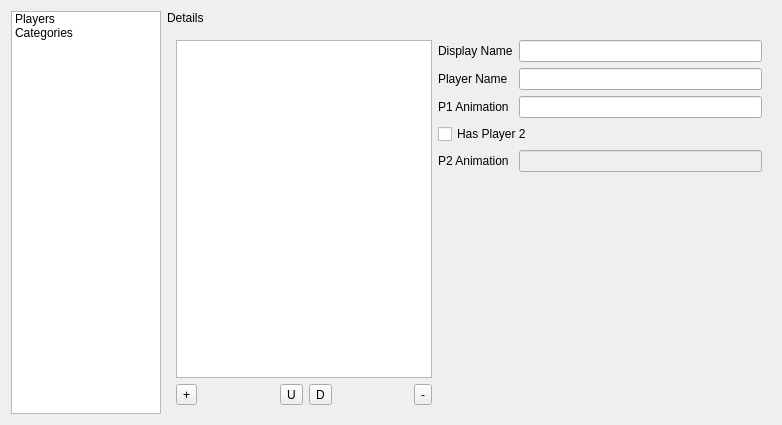
<?xml version="1.0" encoding="UTF-8"?>
<ui version="4.0">
 <class>GameconfigEditorv1</class>
 <widget class="QWidget" name="GameconfigEditorv1">
  <property name="geometry">
   <rect>
    <x>0</x>
    <y>0</y>
    <width>782</width>
    <height>425</height>
   </rect>
  </property>
  <property name="windowTitle">
   <string>Form</string>
  </property>
  <layout class="QGridLayout" name="gridLayout">
   <item row="0" column="1">
    <widget class="QLabel" name="sectionLabel">
     <property name="text">
      <string>Details</string>
     </property>
    </widget>
   </item>
   <item row="0" column="0" rowspan="2">
    <widget class="QListWidget" name="sectionList">
     <property name="sizePolicy">
      <sizepolicy hsizetype="Fixed" vsizetype="Expanding">
       <horstretch>0</horstretch>
       <verstretch>0</verstretch>
      </sizepolicy>
     </property>
     <property name="minimumSize">
      <size>
       <width>150</width>
       <height>0</height>
      </size>
     </property>
     <property name="maximumSize">
      <size>
       <width>150</width>
       <height>16777215</height>
      </size>
     </property>
     <item>
      <property name="text">
       <string>Players</string>
      </property>
     </item>
     <item>
      <property name="text">
       <string>Categories</string>
      </property>
     </item>
    </widget>
   </item>
   <item row="1" column="1">
    <widget class="QStackedWidget" name="detailsWidget">
     <widget class="QWidget" name="playersPage">
      <layout class="QGridLayout" name="gridLayout_11">
       <item row="6" column="0">
        <layout class="QGridLayout" name="gridLayout_10">
         <item row="0" column="5">
          <widget class="QToolButton" name="rmPlr">
           <property name="text">
            <string>-</string>
           </property>
          </widget>
         </item>
         <item row="0" column="1">
          <spacer name="horizontalSpacer_5">
           <property name="orientation">
            <enum>Qt::Horizontal</enum>
           </property>
           <property name="sizeHint" stdset="0">
            <size>
             <width>40</width>
             <height>20</height>
            </size>
           </property>
          </spacer>
         </item>
         <item row="0" column="3">
          <widget class="QToolButton" name="downPlr">
           <property name="text">
            <string>D</string>
           </property>
          </widget>
         </item>
         <item row="0" column="2">
          <widget class="QToolButton" name="upPlr">
           <property name="text">
            <string>U</string>
           </property>
          </widget>
         </item>
         <item row="0" column="0">
          <widget class="QToolButton" name="addPlr">
           <property name="text">
            <string>+</string>
           </property>
          </widget>
         </item>
         <item row="0" column="4">
          <spacer name="horizontalSpacer_8">
           <property name="orientation">
            <enum>Qt::Horizontal</enum>
           </property>
           <property name="sizeHint" stdset="0">
            <size>
             <width>40</width>
             <height>20</height>
            </size>
           </property>
          </spacer>
         </item>
        </layout>
       </item>
       <item row="5" column="2">
        <spacer name="verticalSpacer_5">
         <property name="orientation">
          <enum>Qt::Vertical</enum>
         </property>
         <property name="sizeHint" stdset="0">
          <size>
           <width>20</width>
           <height>311</height>
          </size>
         </property>
        </spacer>
       </item>
       <item row="0" column="1">
        <widget class="QLabel" name="label_11">
         <property name="text">
          <string>Display Name</string>
         </property>
        </widget>
       </item>
       <item row="2" column="2">
        <widget class="QLineEdit" name="plrAnim"/>
       </item>
       <item row="2" column="1">
        <widget class="QLabel" name="label">
         <property name="text">
          <string>P1 Animation</string>
         </property>
        </widget>
       </item>
       <item row="1" column="2">
        <widget class="QLineEdit" name="plrName"/>
       </item>
       <item row="0" column="2">
        <widget class="QLineEdit" name="plrNameDisplay"/>
       </item>
       <item row="1" column="1">
        <widget class="QLabel" name="label_5">
         <property name="text">
          <string>Player Name</string>
         </property>
        </widget>
       </item>
       <item row="3" column="1" colspan="2">
        <widget class="QCheckBox" name="hasP2">
         <property name="text">
          <string>Has Player 2</string>
         </property>
        </widget>
       </item>
       <item row="0" column="0" rowspan="6">
        <widget class="QListWidget" name="plrList">
         <property name="sizePolicy">
          <sizepolicy hsizetype="Expanding" vsizetype="Expanding">
           <horstretch>0</horstretch>
           <verstretch>0</verstretch>
          </sizepolicy>
         </property>
         <property name="minimumSize">
          <size>
           <width>194</width>
           <height>0</height>
          </size>
         </property>
         <property name="maximumSize">
          <size>
           <width>16777215</width>
           <height>16777215</height>
          </size>
         </property>
        </widget>
       </item>
       <item row="4" column="1">
        <widget class="QLabel" name="label_2">
         <property name="text">
          <string>P2 Animation</string>
         </property>
        </widget>
       </item>
       <item row="4" column="2">
        <widget class="QLineEdit" name="plr2Anim">
         <property name="enabled">
          <bool>false</bool>
         </property>
         <property name="readOnly">
          <bool>false</bool>
         </property>
        </widget>
       </item>
      </layout>
     </widget>
     <widget class="QWidget" name="categoriesPage">
      <layout class="QGridLayout" name="gridLayout_13">
       <item row="0" column="2">
        <widget class="QLineEdit" name="scnName"/>
       </item>
       <item row="4" column="2">
        <spacer name="verticalSpacer_6">
         <property name="orientation">
          <enum>Qt::Vertical</enum>
         </property>
         <property name="sizeHint" stdset="0">
          <size>
           <width>20</width>
           <height>226</height>
          </size>
         </property>
        </spacer>
       </item>
       <item row="1" column="1">
        <widget class="QLabel" name="label_10">
         <property name="text">
          <string>Folder</string>
         </property>
        </widget>
       </item>
       <item row="1" column="2">
        <widget class="QLineEdit" name="scnFolder"/>
       </item>
       <item row="6" column="0">
        <layout class="QGridLayout" name="gridLayout_12">
         <item row="0" column="0">
          <widget class="QToolButton" name="addScn">
           <property name="text">
            <string>+</string>
           </property>
          </widget>
         </item>
         <item row="0" column="6">
          <widget class="QToolButton" name="rmScn">
           <property name="text">
            <string>-</string>
           </property>
          </widget>
         </item>
         <item row="0" column="2">
          <widget class="QToolButton" name="upScn">
           <property name="text">
            <string>U</string>
           </property>
          </widget>
         </item>
         <item row="0" column="1">
          <spacer name="horizontalSpacer_6">
           <property name="orientation">
            <enum>Qt::Horizontal</enum>
           </property>
           <property name="sizeHint" stdset="0">
            <size>
             <width>40</width>
             <height>20</height>
            </size>
           </property>
          </spacer>
         </item>
         <item row="0" column="4">
          <spacer name="horizontalSpacer_7">
           <property name="orientation">
            <enum>Qt::Horizontal</enum>
           </property>
           <property name="sizeHint" stdset="0">
            <size>
             <width>40</width>
             <height>20</height>
            </size>
           </property>
          </spacer>
         </item>
         <item row="0" column="3">
          <widget class="QToolButton" name="downScn">
           <property name="text">
            <string>D</string>
           </property>
          </widget>
         </item>
        </layout>
       </item>
       <item row="0" column="1">
        <widget class="QLabel" name="label_12">
         <property name="text">
          <string>Name</string>
         </property>
        </widget>
       </item>
       <item row="2" column="1">
        <widget class="QLabel" name="label_13">
         <property name="text">
          <string>ID</string>
         </property>
        </widget>
       </item>
       <item row="2" column="2">
        <widget class="QLineEdit" name="scnID"/>
       </item>
       <item row="0" column="0" rowspan="5">
        <widget class="QTreeView" name="scnTree">
         <property name="minimumSize">
          <size>
           <width>0</width>
           <height>0</height>
          </size>
         </property>
         <property name="maximumSize">
          <size>
           <width>16777215</width>
           <height>16777215</height>
          </size>
         </property>
         <property name="rootIsDecorated">
          <bool>true</bool>
         </property>
         <property name="headerHidden">
          <bool>true</bool>
         </property>
         <attribute name="headerVisible">
          <bool>false</bool>
         </attribute>
        </widget>
       </item>
       <item row="3" column="1" colspan="2">
        <widget class="QCheckBox" name="scnHighlighted">
         <property name="toolTip">
          <string>if checked this will be the highlighted text on dev menu (used for act 1's that have entire names e.g. &quot;Green Hill Zone 1&quot; would be highlighted, and &quot;2&quot; (GHZ2) wouldn't be)</string>
         </property>
         <property name="layoutDirection">
          <enum>Qt::LeftToRight</enum>
         </property>
         <property name="text">
          <string>Highlighted on Menu</string>
         </property>
        </widget>
       </item>
      </layout>
     </widget>
    </widget>
   </item>
  </layout>
 </widget>
 <resources/>
 <connections/>
</ui>
